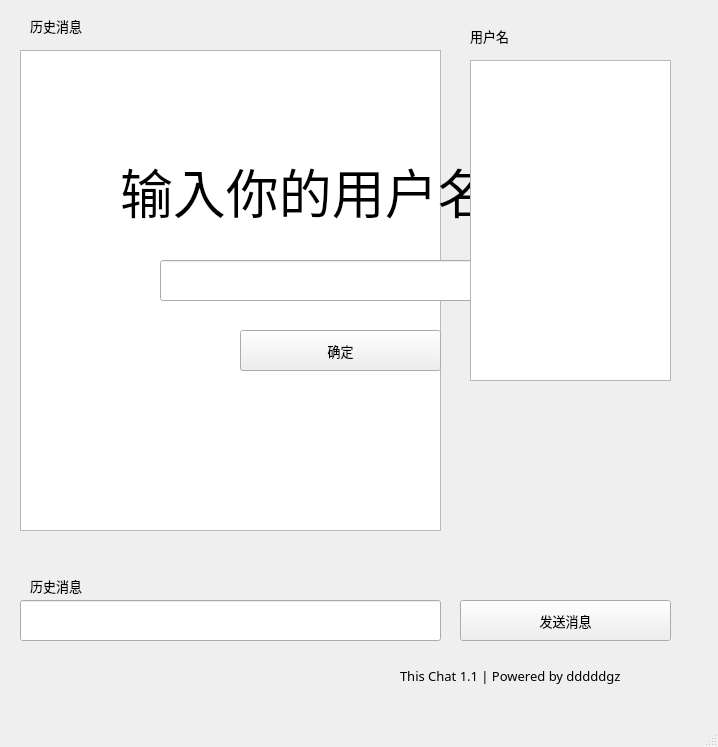
<?xml version="1.0" encoding="UTF-8"?>
<ui version="4.0">
 <class>MainWindow</class>
 <widget class="QMainWindow" name="MainWindow">
  <property name="enabled">
   <bool>true</bool>
  </property>
  <property name="geometry">
   <rect>
    <x>0</x>
    <y>0</y>
    <width>718</width>
    <height>747</height>
   </rect>
  </property>
  <property name="cursor">
   <cursorShape>ArrowCursor</cursorShape>
  </property>
  <property name="windowTitle">
   <string>MainWindow</string>
  </property>
  <widget class="QWidget" name="centralwidget">
   <widget class="QPushButton" name="sendmsg">
    <property name="geometry">
     <rect>
      <x>460</x>
      <y>600</y>
      <width>211</width>
      <height>41</height>
     </rect>
    </property>
    <property name="font">
     <font>
      <family>PingFang SC</family>
      <pointsize>10</pointsize>
     </font>
    </property>
    <property name="cursor">
     <cursorShape>PointingHandCursor</cursorShape>
    </property>
    <property name="text">
     <string>发送消息</string>
    </property>
   </widget>
   <widget class="QLabel" name="label1">
    <property name="geometry">
     <rect>
      <x>30</x>
      <y>10</y>
      <width>81</width>
      <height>31</height>
     </rect>
    </property>
    <property name="font">
     <font>
      <family>PingFang SC</family>
      <pointsize>10</pointsize>
     </font>
    </property>
    <property name="cursor">
     <cursorShape>WhatsThisCursor</cursorShape>
    </property>
    <property name="text">
     <string>历史消息</string>
    </property>
   </widget>
   <widget class="QLabel" name="label2">
    <property name="geometry">
     <rect>
      <x>30</x>
      <y>570</y>
      <width>81</width>
      <height>31</height>
     </rect>
    </property>
    <property name="font">
     <font>
      <family>PingFang SC</family>
      <pointsize>10</pointsize>
     </font>
    </property>
    <property name="cursor">
     <cursorShape>WhatsThisCursor</cursorShape>
    </property>
    <property name="text">
     <string>历史消息</string>
    </property>
   </widget>
   <widget class="QTextBrowser" name="tb">
    <property name="geometry">
     <rect>
      <x>20</x>
      <y>50</y>
      <width>421</width>
      <height>481</height>
     </rect>
    </property>
    <property name="font">
     <font>
      <family>PingFang SC</family>
      <pointsize>10</pointsize>
     </font>
    </property>
    <property name="cursor" stdset="0">
     <cursorShape>ForbiddenCursor</cursorShape>
    </property>
   </widget>
   <widget class="QLineEdit" name="now">
    <property name="geometry">
     <rect>
      <x>20</x>
      <y>600</y>
      <width>421</width>
      <height>41</height>
     </rect>
    </property>
    <property name="font">
     <font>
      <family>PingFang SC</family>
      <pointsize>10</pointsize>
     </font>
    </property>
    <property name="text">
     <string/>
    </property>
   </widget>
   <widget class="QLineEdit" name="un">
    <property name="geometry">
     <rect>
      <x>160</x>
      <y>260</y>
      <width>331</width>
      <height>41</height>
     </rect>
    </property>
    <property name="font">
     <font>
      <family>PingFang SC</family>
      <pointsize>10</pointsize>
     </font>
    </property>
    <property name="text">
     <string/>
    </property>
    <property name="alignment">
     <set>Qt::AlignCenter</set>
    </property>
   </widget>
   <widget class="QLabel" name="label3">
    <property name="geometry">
     <rect>
      <x>120</x>
      <y>120</y>
      <width>471</width>
      <height>141</height>
     </rect>
    </property>
    <property name="font">
     <font>
      <family>PingFang SC</family>
      <pointsize>40</pointsize>
     </font>
    </property>
    <property name="text">
     <string>输入你的用户名</string>
    </property>
   </widget>
   <widget class="QPushButton" name="uncf">
    <property name="geometry">
     <rect>
      <x>240</x>
      <y>330</y>
      <width>201</width>
      <height>41</height>
     </rect>
    </property>
    <property name="font">
     <font>
      <family>PingFang SC</family>
      <pointsize>10</pointsize>
     </font>
    </property>
    <property name="cursor">
     <cursorShape>PointingHandCursor</cursorShape>
    </property>
    <property name="text">
     <string>确定</string>
    </property>
   </widget>
   <widget class="QLabel" name="copyright">
    <property name="geometry">
     <rect>
      <x>400</x>
      <y>660</y>
      <width>311</width>
      <height>31</height>
     </rect>
    </property>
    <property name="font">
     <font>
      <family>PingFang SC</family>
      <pointsize>10</pointsize>
     </font>
    </property>
    <property name="text">
     <string>This Chat 1.1 | Powered by dddddgz</string>
    </property>
   </widget>
   <widget class="QLabel" name="name">
    <property name="geometry">
     <rect>
      <x>470</x>
      <y>20</y>
      <width>211</width>
      <height>31</height>
     </rect>
    </property>
    <property name="font">
     <font>
      <family>PingFang SC</family>
      <pointsize>10</pointsize>
     </font>
    </property>
    <property name="text">
     <string>用户名</string>
    </property>
   </widget>
   <widget class="QTextBrowser" name="users">
    <property name="geometry">
     <rect>
      <x>470</x>
      <y>60</y>
      <width>201</width>
      <height>321</height>
     </rect>
    </property>
   </widget>
  </widget>
  <widget class="QMenuBar" name="menubar">
   <property name="geometry">
    <rect>
     <x>0</x>
     <y>0</y>
     <width>718</width>
     <height>26</height>
    </rect>
   </property>
  </widget>
  <widget class="QStatusBar" name="statusbar"/>
 </widget>
 <resources/>
 <connections/>
</ui>
